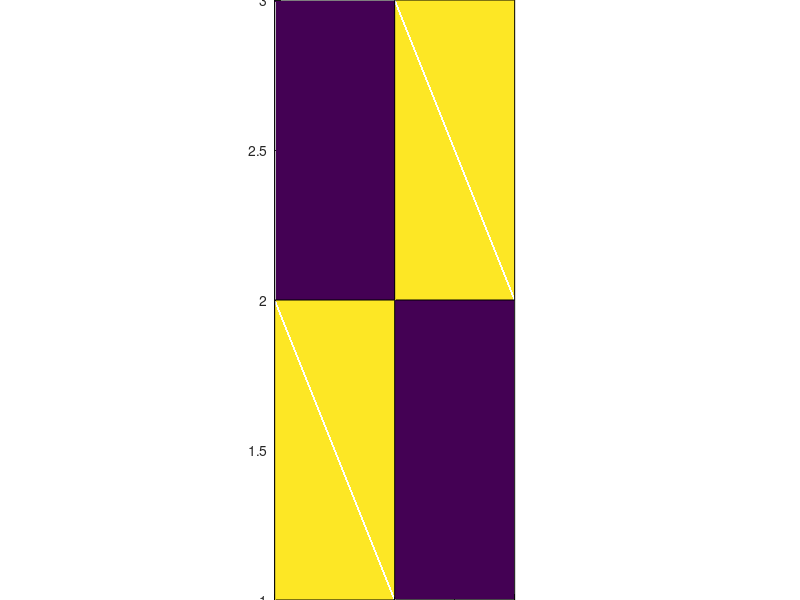

MATLAB code for this plot: (Note: this script raises an error after producing the figure.)
camlight(80,-10);
camlight(-80,-10);
view([-90 0])
axis off
axis tight
axis equal
axis vis3d

ax2 = axes('Position',[0.01+(1/3) 0 .3 1]);

cmap = flipud(hot(130));

% Just make up some data for the example illustration. This represents some
% value for each ROI
random_data = normpdf(1:180,100,100);

plotSurfaceROIBoundary(surface,lh_HCPMMP1,random_data,'midpoint',cmap(1:100,:),2);
camlight(80,-10);
camlight(-80,-10);